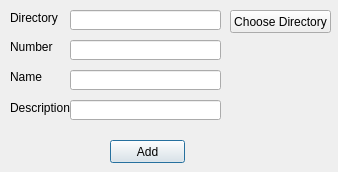
<?xml version="1.0" encoding="UTF-8"?>
<ui version="4.0">
 <class>addBuildForTest</class>
 <widget class="QDialog" name="addBuildForTest">
  <property name="geometry">
   <rect>
    <x>0</x>
    <y>0</y>
    <width>338</width>
    <height>172</height>
   </rect>
  </property>
  <property name="windowTitle">
   <string>Dialog</string>
  </property>
  <widget class="QLineEdit" name="lineEdit">
   <property name="geometry">
    <rect>
     <x>70</x>
     <y>40</y>
     <width>151</width>
     <height>20</height>
    </rect>
   </property>
  </widget>
  <widget class="QLineEdit" name="lineEdit_2">
   <property name="geometry">
    <rect>
     <x>70</x>
     <y>70</y>
     <width>151</width>
     <height>20</height>
    </rect>
   </property>
  </widget>
  <widget class="QLineEdit" name="lineEdit_3">
   <property name="geometry">
    <rect>
     <x>70</x>
     <y>100</y>
     <width>151</width>
     <height>20</height>
    </rect>
   </property>
  </widget>
  <widget class="QLineEdit" name="lineEdit_4">
   <property name="geometry">
    <rect>
     <x>70</x>
     <y>10</y>
     <width>151</width>
     <height>20</height>
    </rect>
   </property>
  </widget>
  <widget class="QPushButton" name="pushButton">
   <property name="geometry">
    <rect>
     <x>110</x>
     <y>140</y>
     <width>75</width>
     <height>23</height>
    </rect>
   </property>
   <property name="text">
    <string>Add</string>
   </property>
  </widget>
  <widget class="QPushButton" name="pushButton_2">
   <property name="geometry">
    <rect>
     <x>230</x>
     <y>10</y>
     <width>101</width>
     <height>23</height>
    </rect>
   </property>
   <property name="text">
    <string>Choose Directory</string>
   </property>
  </widget>
  <widget class="QLabel" name="label">
   <property name="geometry">
    <rect>
     <x>10</x>
     <y>10</y>
     <width>61</width>
     <height>16</height>
    </rect>
   </property>
   <property name="text">
    <string>Directory</string>
   </property>
  </widget>
  <widget class="QLabel" name="label_2">
   <property name="geometry">
    <rect>
     <x>10</x>
     <y>40</y>
     <width>46</width>
     <height>13</height>
    </rect>
   </property>
   <property name="text">
    <string>Number</string>
   </property>
  </widget>
  <widget class="QLabel" name="label_3">
   <property name="geometry">
    <rect>
     <x>10</x>
     <y>70</y>
     <width>46</width>
     <height>13</height>
    </rect>
   </property>
   <property name="text">
    <string>Name</string>
   </property>
  </widget>
  <widget class="QLabel" name="label_4">
   <property name="geometry">
    <rect>
     <x>10</x>
     <y>100</y>
     <width>61</width>
     <height>16</height>
    </rect>
   </property>
   <property name="text">
    <string>Description</string>
   </property>
  </widget>
 </widget>
 <resources/>
 <connections/>
</ui>
